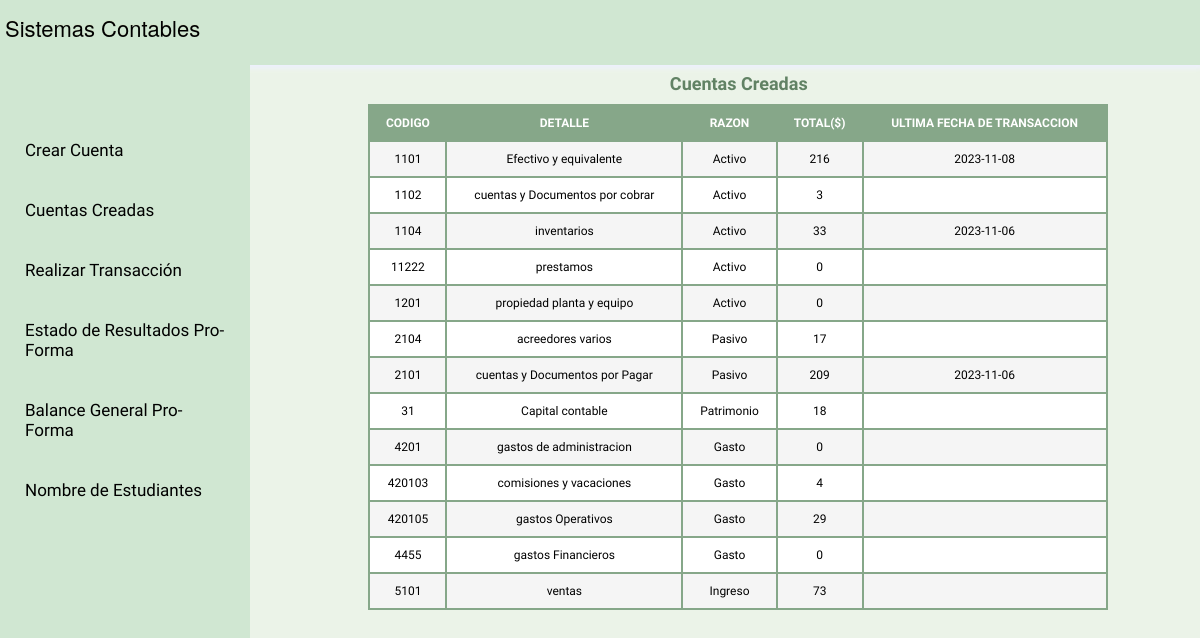
Page /cuentas.php on the committed database.
### tables this page shows
CREATE TABLE `cuentas` (
  `DETALLE` varchar(50) NOT NULL,
  `RAZON` varchar(100) NOT NULL,
  `CODIGO` int(11) NOT NULL,
  `TOTAL` int(11) NOT NULL,
  `FECHA` date DEFAULT NULL
);

### cuentas.php (the view, shortened to what this page needs)
<?php
include("header.php");
$mysqli = new mysqli("localhost", "root", "", "contabilidad");
?>
<section class="contenido">
    <header class="tituloContenido"><h2>Cuentas Creadas</h2></header>
    <table class='styled-table'>
        <tr>
            <th>CODIGO</th>
            <th>DETALLE</th>
            <th>RAZON</th>
            <th>TOTAL($)</th>
            <th>ULTIMA FECHA DE TRANSACCION</th>
        </tr>
        <?php
      $consulta = $mysqli->query("SELECT * FROM cuentas ORDER BY CAST(SUBSTRING(CODIGO, 1, 2) AS SIGNED)");
        if ($consulta) {
            while ($linea = $consulta->fetch_assoc()) {
                echo "<tr>
                    <td>{$linea['CODIGO']}</td>
                    <td>{$linea['DETALLE']}</td>
                    <td>{$linea['RAZON']}</td>
                    <td>{$linea['TOTAL']}</td>
                    <td>{$linea['FECHA']}</td>
                </tr>";
            }
        } else {
            echo "Error en la consulta: " . $mysqli->error;
        }
        ?>
    </table>
</section>
</body>
</html>

### css/style.css (style rules this page uses)
html, div, map, dt, isindex, form, header, aside, section, section, article, footer { display: block; }
html, body { height: 100%; margin: 0; padding: 0; font-family: "Helvetica Neue", Helvetica, Arial, Verdana, sans-serif; background: #ebf3e8; font-size: 12px; }
h1, h2, h3, h4, h5, h6 { margin: 0; padding: 0; }
.contenido { float: right; font-family: "Montserrat Alternates", sans-serif; height: 86.5%; margin-top: -2px; width: 77%; }
.tituloContenido { padding: 10px; color: #618264; text-align: center; width: 98%; }
tbody, tbody th { background: #eee; padding: 5px 10px; }
tbody th { color: white; }
.styled-table { width: 80%; margin: 0 auto; border-collapse: collapse; border: 2px solid #86a789; }
.styled-table th, .styled-table td { border: 2px solid #86a789; padding: 10px; text-align: center; }
.styled-table th { background-color: #86a789; color: #fff; }
.styled-table tr:nth-child(even) { background-color: #f5f5f5; }
.styled-table tr:nth-child(odd) { background-color: #fff; }

### rows in the picture
cuentas: CODIGO "1101", DETALLE "Efectivo y equivalente", RAZON "Activo", TOTAL "216", FECHA "2023-11-08"
cuentas: CODIGO "1102", DETALLE "cuentas y Documentos por cobrar", RAZON "Activo", TOTAL "3"
cuentas: CODIGO "1104", DETALLE "inventarios", RAZON "Activo", TOTAL "33", FECHA "2023-11-06"
cuentas: CODIGO "11222", DETALLE "prestamos", RAZON "Activo", TOTAL "0"
cuentas: CODIGO "1201", DETALLE "propiedad planta y equipo", RAZON "Activo", TOTAL "0"
cuentas: CODIGO "2104", DETALLE "acreedores varios", RAZON "Pasivo", TOTAL "17"
cuentas: CODIGO "2101", DETALLE "cuentas y Documentos por Pagar", RAZON "Pasivo", TOTAL "209", FECHA "2023-11-06"
cuentas: CODIGO "31", DETALLE "Capital contable", RAZON "Patrimonio", TOTAL "18"
cuentas: CODIGO "4201", DETALLE "gastos de administracion", RAZON "Gasto", TOTAL "0"
cuentas: CODIGO "420103", DETALLE "comisiones y vacaciones", RAZON "Gasto", TOTAL "4"
cuentas: CODIGO "420105", DETALLE "gastos Operativos", RAZON "Gasto", TOTAL "29"
cuentas: CODIGO "4455", DETALLE "gastos Financieros", RAZON "Gasto", TOTAL "0"
cuentas: CODIGO "5101", DETALLE "ventas", RAZON "Ingreso", TOTAL "73"
